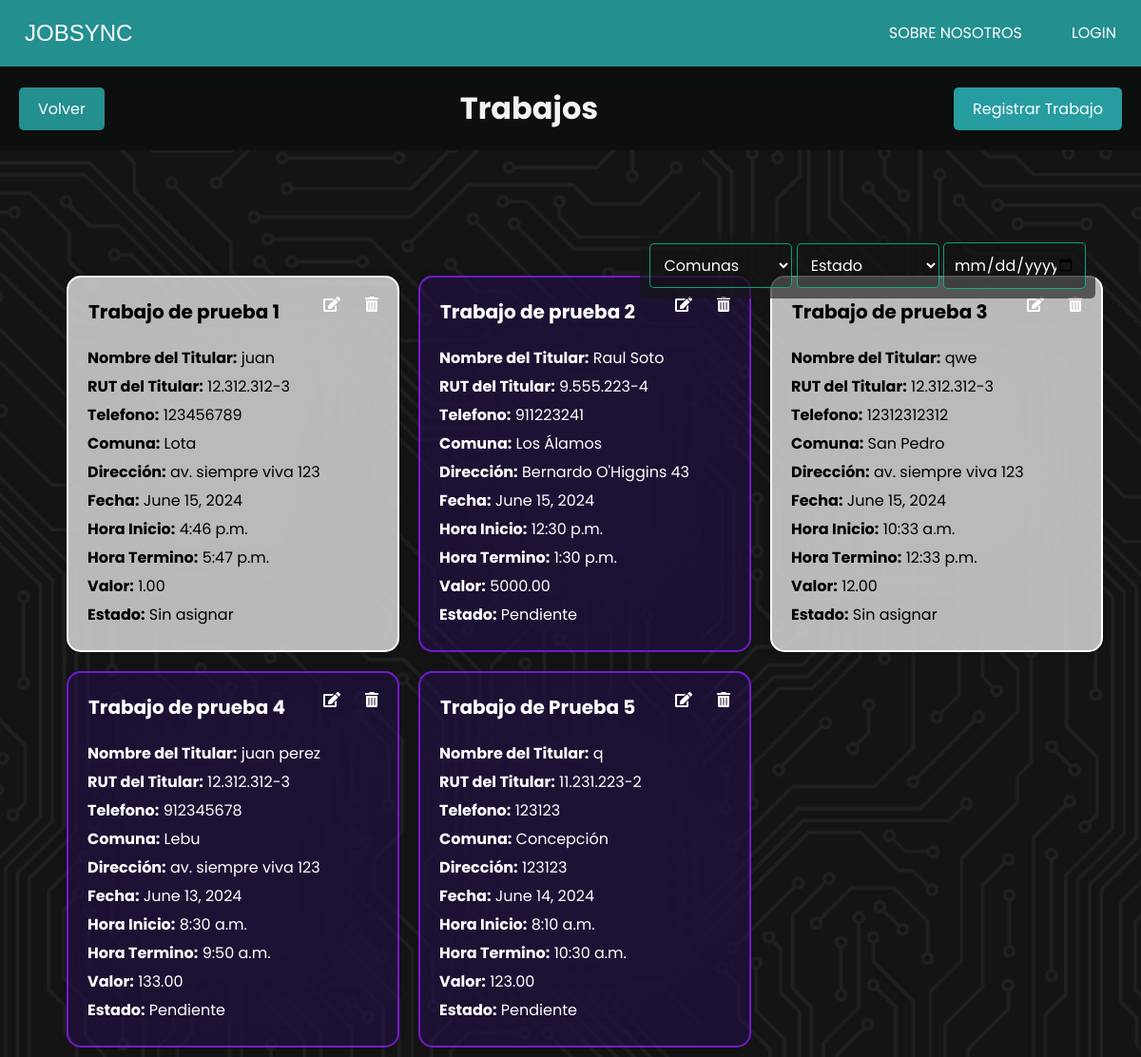
Page /trabajos/ on the earlier database version.
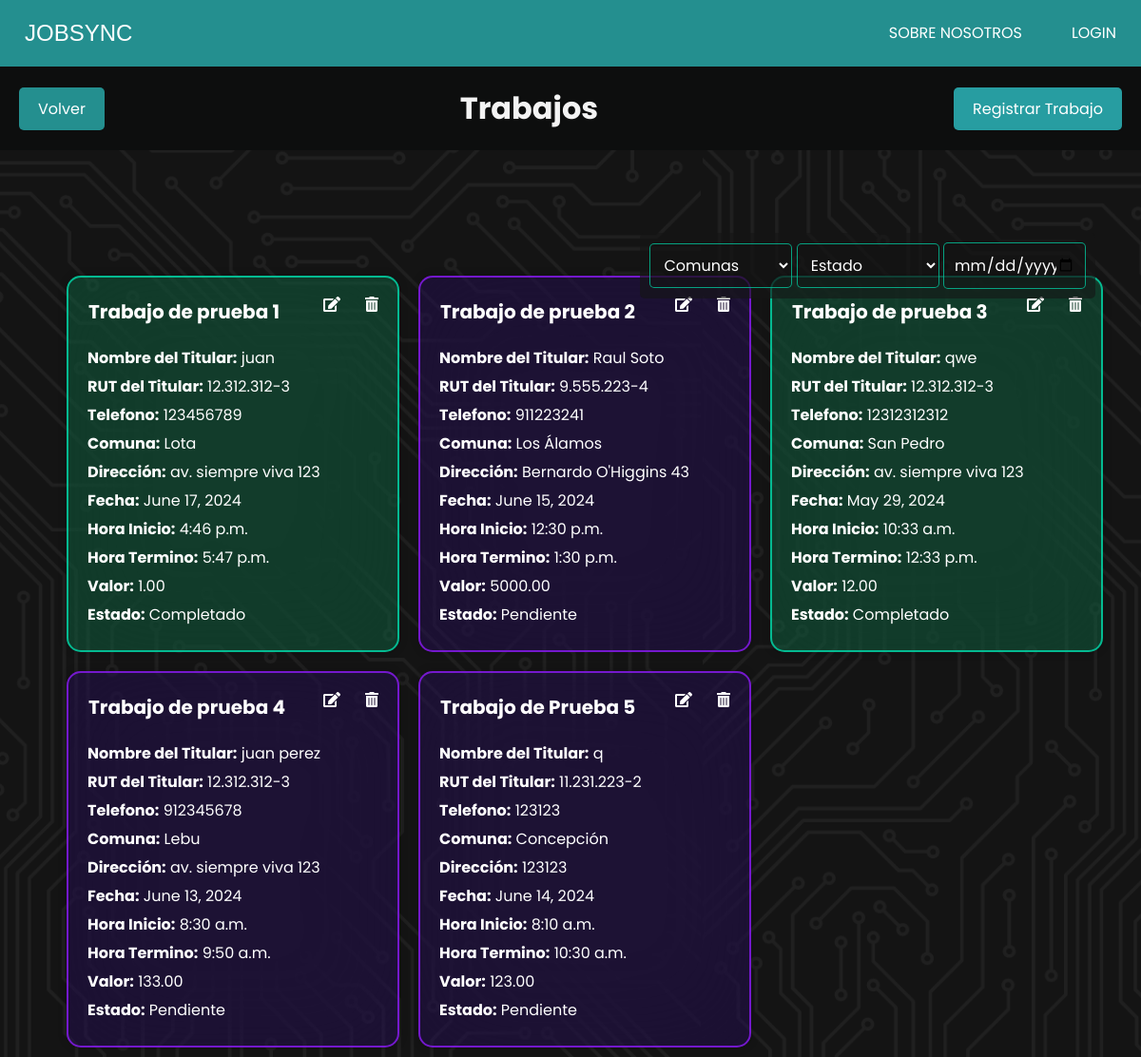
Same page on the later database version.
### JobSyncApp/models.py (models this page shows, shortened)
class Trabajo(models.Model):
    colaborador = models.ForeignKey(CustomUser, on_delete=models.SET_NULL, null=True, blank=True)
    nombre_trabajo = models.CharField(max_length=100)
    nombre_titular = models.CharField(max_length=100)
    rut_titular = models.CharField(max_length=12)
    telefono = models.CharField(max_length=15, blank=True, null=True)  # Agregado para el titular, si es necesario
    comuna = models.ForeignKey(Comuna, on_delete=models.SET_NULL, null=True)
    direccion = models.CharField(max_length=255)
    fecha = models.DateField()
    hora_inicio = models.TimeField()
    hora_termino = models.TimeField()
    valor = models.DecimalField(max_digits=10, decimal_places=2)
    ESTADO_CHOICES = [
        ('sin_asignar', 'Sin asignar'),
        ('pendiente', 'Pendiente'),
        ('completado', 'Completado'),
        ('reagendado', 'Reagendado'),
        ('cancelado', 'Cancelado'),
    ]
    estado = models.CharField(max_length=20, choices=ESTADO_CHOICES, default='sin_asignar')
    PRIORIDAD_CHOICES = [
        ('normal', 'Normal'),
        ('alta', 'Alta'),
        ('urgente', 'Urgente'),
    ]
    prioridad = models.CharField(max_length=10, choices=PRIORIDAD_CHOICES, default='normal')
    reagendado_contador = models.PositiveIntegerField(default=0)

class Comuna(models.Model):
    nombre = models.CharField(max_length=100, unique=True)
    def __str__(self):
        return self.nombre

### JobSyncApp/views.py (the view)
# urls.py: path('trabajos/', views.trabajos, name='trabajos'),
def trabajos(request):
    comuna = Comuna.objects.all()
    trabajos = Trabajo.objects.all()  # Obtener todos los trabajos
    return render(request, 'admin/gestion_trabajos/trabajos/trabajos.html', {'trabajos': trabajos,'comuna':comuna})

### JobSyncApp/templates/admin/gestion_trabajos/trabajos/trabajos.html (shortened to what this page needs)
{% extends 'index.html' %}
{% load static %}
{% block extra_css %}
<link rel="stylesheet" href="{% static 'css/admin/trabajos.css' %}">
<link rel="stylesheet" href="https://cdnjs.cloudflare.com/ajax/libs/font-awesome/5.15.4/css/all.min.css">
{% endblock extra_css %}
{% block contenido %}
<div class="header">
    <a href="{% url 'index_trabajo' %}"  class="boton volver">Volver</a>
    <h1 id="titulo-trabajos">Trabajos</h1>
    <a href="{% url 'crear_trabajo' %}"  class="boton regresar">Registrar Trabajo</a>
</div>
<div class="filter-container">
    <select id="comuna-filter">
        <option value="">Comunas</option>
    </select>
    <select id="estado-filter">
        <option value="">Estado</option>
    </select>
    <input type="date" id="fecha-filter">
</div>
<div class="card-container">
    {% for trabajo in trabajos %}
    <div class="card {% if trabajo.estado == 'sin_asignar' %}
                        blanco
                    {% elif trabajo.estado == 'pendiente' %}
                        azul
                    {% elif trabajo.estado == 'completado' %}
                        verde
                    {% elif trabajo.estado == 'reagendado' and trabajo.reagendado_contador == 1 %}
                        amarillo
                    {% elif trabajo.estado == 'reagendado' and trabajo.reagendado_contador >= 2 %}
                        rojo
                    {% elif trabajo.estado == 'cancelado' %}
                        negro
                    {% endif %}" id="trabajo" data-comuna="{{ trabajo.comuna }}"  data-estado="{{ trabajo.estado }}"data-fecha="{{ trabajo.fecha|date:'Y-m-d' }}">
        <div class="botones">
            <button class="delete-btn" data-url="{% url 'eliminar_trabajo' trabajo.id %}"> <i class="fas fa-trash-alt"></i></button>
            <button class="edit-btn" data-url="{% url 'modificar_trabajo' trabajo.id %}"> <i class="fas fa-edit"></i></button>
            <h2> {{ trabajo.nombre_trabajo }}</h2>
        </div>
        <p><strong>Nombre del Titular:</strong> {{ trabajo.nombre_titular }}</p>
        <p><strong>RUT del Titular:</strong> {{ trabajo.rut_titular }}</p>
        <p><strong>Telefono:</strong> {{ trabajo.telefono }}</p>
        <p><strong>Comuna:</strong> {{ trabajo.comuna }}</p>
        <p><strong>Dirección:</strong> {{ trabajo.direccion }}</p>
        <p><strong>Fecha:</strong> {{ trabajo.fecha }}</p>
        <p><strong>Hora Inicio:</strong> {{ trabajo.hora_inicio }}</p>
        <p><strong>Hora Termino:</strong> {{ trabajo.hora_termino }}</p>
        <p><strong>Valor:</strong> {{ trabajo.valor }}</p>
        <p><strong>Estado:</strong> {{ trabajo.get_estado_display }}</p>
    </div>
    {% endfor %}
</div>
{% endblock %}

### JobSyncApp/templates/index.html (shortened to what this page needs)
{% load  static  %}
<!DOCTYPE html>
<html lang="es">
<head>
    <link rel="stylesheet" href="{% static 'css' %}/estilo.css">
    <link href="https://cdn.jsdelivr.net/npm/remixicon@4.2.0/fonts/remixicon.css" rel="stylesheet" />
    {% block extra_css %} {% endblock extra_css %}
</head>
<body>
    <navbar class="navbar-container">
        <div class="logo-container" >
            <a href=""><img src="" alt="" style="margin-top: 1px; margin-right: 10px;"></a>
            {%if user.is_authenticated%}
            <a href="{% url 'home' %}">JobSync</a>
            {% else %}
            <a href="">JobSync</a>
            {%endif%}
        </div>
        <ul class="nav-items">
            <li class="nav-link"><a href="{% url 'sobre_nosotros' %}">Sobre Nosotros</a></li>
            {%if user.is_authenticated%}
            <li class="nav-link"><a href="{% url 'home' %}">Inicio</a></li>
            <li class="nav-link"><a href="{% url 'custom_logout' %}">Cerrar Sesion</a></li>
            {% else %}
            <li class="nav-link"><a href="{% url 'custom_login' %}">login</a></li>
            {%endif%}
        </ul>
    </navbar>
    {% block contenido %}{% endblock %}
</body>
</html>

### JobSyncApp/static/css/estilo.css (style rules this page uses)
* { margin: 0; padding: 0; box-sizing: border-box; }
.navbar-container { display: flex; justify-content: space-between; padding: 0 1rem; height: 70px; align-items: center; background: #248f8f; color: #fff; position: fixed; top: 0; width: 100%; z-index: 1000; }
.logo-container { display: flex; align-items: center; }
.navbar-container .logo-container a { font-size: 1.5rem; text-transform: uppercase; cursor: pointer; color: #fff; font-weight: 500; font-family: 'Kanit', sans-serif; }
.navbar-container .nav-items { display: flex; list-style-type: none; gap: 2rem; align-items: center; }
.navbar-container .nav-items .nav-link a { color: #fff; transition: 0.2s; padding: 10px; text-transform: uppercase; white-space: nowrap; }
.navbar-container .nav-items .nav-link:after { display: block; content: ""; border-top: 2px solid rgb(60, 179, 133); transform: scaleX(0); transition: transform 250ms ease-in-out; }

### JobSyncApp/static/css/admin/trabajos.css (style rules this page uses)
* { padding: 0; margin: 0; box-sizing: border-box; text-decoration: none; list-style: none; border: none; outline: none; font-family: "Poppins", sans-serif; }
body { height: auto; min-height: 100vh; width: auto; display: flex; align-items: center; justify-content: center; background: url("/static/css/img/fondo.png") no-repeat center center fixed; background-size: cover; }
.header { width: 100%; display: flex; justify-content: space-between; align-items: center; padding: 20px; color: rgba(255, 255, 255, 0.8); position: fixed; top: 70px; z-index: 1000; background-color: #0d0e0e; }
#titulo-trabajos { margin: 0; flex-grow: 1; text-align: center; color: #f3f3f3; }
.boton { padding: 10px 20px; background-color: #007bff; color: white; text-decoration: none; border-radius: 5px; }
.boton.volver { background-color: #248f8f; }
.boton.regresar { background-color: #279da1; }
.card-container { display: flex; flex-wrap: wrap; justify-content: flex-start; margin-top: 220px; width: 100%; padding-top: 60px; padding-left: 5%; }
.card { width: 350px; margin: 10px; padding: 20px; background: rgba(22, 22, 22, 0.61); box-shadow: 0 0 10px rgba(0, 0, 0, .2); color: #fff; backdrop-filter: blur(50px); border-radius: 15px; }
.card h2 { font-size: 20px; margin-bottom: 10px; }
.card p { margin: 5px 0; }
.card .delete-btn, .card .edit-btn { background: transparent; color: white; border: none; padding: 10px; border-radius: 10%; cursor: pointer; position: absolute; top: 10px; }
.card .delete-btn { right: 10px; }
.card .edit-btn { right: 50px; }
.card .delete-btn i, .card .edit-btn i { color: white; font-size: 1.2em; }
.botones { padding: 1px; margin-bottom: 10px; }
.filter-container { position: fixed; top: 22%; right: 4%; z-index: 1001; background: rgba(22, 22, 22, 0.61); padding: 10px; border-radius: 5px; }
#comuna-filter { width: 150px; padding: 10px; font-size: 16px; border: 1px solid rgba(3, 207, 163, 0.76); border-radius: 5px; color: #fff; background: rgba(22, 22, 22, 0.315); }
#estado-filter { width: 150px; padding: 10px; font-size: 16px; border: 1px solid rgba(3, 207, 163, 0.76); border-radius: 5px; color: #fff; background: rgba(22, 22, 22, 0.315); }
#fecha-filter { width: 150px; padding: 10px; font-size: 16px; border: 1px solid rgba(3, 207, 163, 0.76); border-radius: 5px; color: #fff; background: rgba(22, 22, 22, 0.315); }
.card.azul { background-color: rgba(56, 9, 163, 0.212); color: white; border: 2px solid rgba(145, 28, 255, 0.76); }
.card.verde { background-color: rgba(4, 255, 150, 0.164); color: white; border: 2px solid rgba(3, 207, 163, 0.863); }

Differences in the rows shown:
changed Trabajo "Trabajo de prueba 1": fecha "June 15, 2024" → "June 17, 2024"; estado "Sin asignar" → "Completado"
changed Trabajo "Trabajo de prueba 3": fecha "June 15, 2024" → "May 29, 2024"; estado "Sin asignar" → "Completado"
